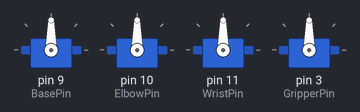
The sketch below on a simulated Arduino Uno, built with avr-gcc and run on an emulated ATmega328P. Parts: 4 × servo.

Above: at 0.1 s.
At 4.1 s:
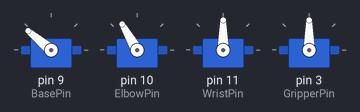
At 8.1 s:
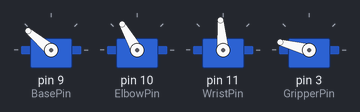
At 18.1 s:
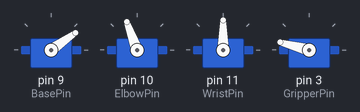
At 28.1 s:
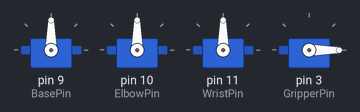
At 38.1 s:
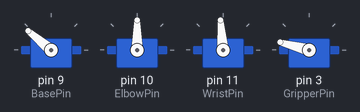
Timing chart, 0 to 39.6 s (numbered marks = the images above):
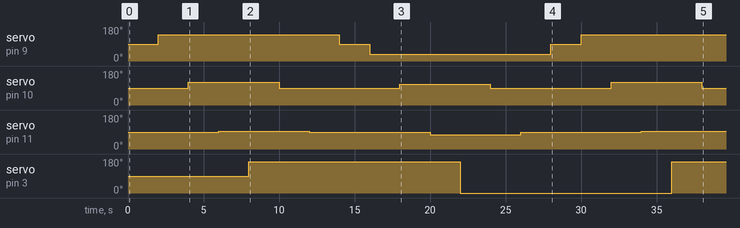

The sketch:

Maged_Test.ino
```cpp
#include <SoftwareSerial.h>
#include <Servo.h>

Servo Base;  // create servo object to control a servo
Servo Wrist;  // create servo object to control a servo
Servo Elbow;  // create servo object to control a servo
Servo Gripper;  // create servo object to control a servo

int BasePin= 9;  // Declare the Servo pin
int ElbowPin= 10;  // Declare the Servo pin
int WristPin= 11;  // Declare the Servo pin
int GripperPin= 3;  // Declare the Servo pin

int Base_a = 90;
int Elbow_a = 90;
int Wrist_a = 90;
int Gripper_a = 90;
char blue;

// SoftwareSerial bt(0,1);

void setup() {
  // put your setup code here, to run once:
  // bt.begin(9600);
  Serial.begin(9600);
  // Base.attach(servoPin);
  // Base.write(Base_a);
      Base.attach(BasePin);
      Elbow.attach(ElbowPin);
      Wrist.attach(WristPin);
      Gripper.attach(GripperPin);

      Base.write(Base_a);
      Elbow.write(Elbow_a);
      Wrist.write(Wrist_a);
      Gripper.write(Gripper_a);
}

void loop() {
  // put your main code here, to run repeatedly:
      delay(2000);
      Base.write(140);
      delay(2000);
      Elbow.write(120);
      delay(2000);
      Wrist.write(95);
      delay(2000);
      Gripper.write(165);


      delay(2000);
      Elbow.write(Elbow_a);
      delay(2000);
      Wrist.write(Wrist_a);
      delay(2000);
      Base.write(Base_a);
      // delay(1000);
      // Gripper.write(Gripper_a+85);

      delay(2000);
      Base.write(35);
      delay(2000);
      Elbow.write(110);
      delay(2000);
      Wrist.write(75);
      delay(2000);
      Gripper.write(0);

      delay(2000);
      Elbow.write(Elbow_a);
      delay(2000);
      Wrist.write(Wrist_a);
      delay(2000);
      Base.write(Base_a);
      // delay(1000);
      // Gripper.write(Gripper_a+85);


}
```

Measured:
- by itself, servo on pin 9 (BasePin): 90° → 140° at 2.0 s, → 90° 12.0 s later, → 35° 2.0 s later, → 90° 12.0 s later, … (5 changes in this stretch)
- by itself, servo on pin 10 (ElbowPin): 90° → 120° at 4.0 s, → 90° 6.0 s later, → 110° 8.0 s later, → 90° 6.0 s later, … (6 changes in this stretch)
- by itself, servo on pin 11 (WristPin): 90° → 95° at 6.0 s, → 90° 6.0 s later, → 75° 8.0 s later, → 90° 6.0 s later, … (5 changes in this stretch)
- by itself, servo on pin 3 (GripperPin): 90° → 165° at 8.0 s, → 0° 14.0 s later, → 165° 14.0 s later
